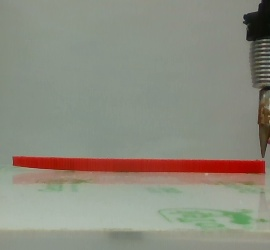
#> input picture images/z_height_8.05.jpg, 270 x 250 px, found by its file name
$ python ImageProcessing.py
#> lines starting #> are read from the running program, lines starting #| are printed output that depends on the picture; after the words box and inside, x2 and y2 are one past the last pixel; in counts of white or black regions, pixels touching at a corner belong together
### CANNY, DISTANCE CALCULATION, IMAGE PROCESSING
### SAMUEL WANG


import numpy as np
import cv2 as cv
from matplotlib import pyplot as plt
from PIL import Image
from sklearn.datasets import make_regression
from sklearn.model_selection import train_test_split
from sklearn.neighbors import KNeighborsRegressor
from sklearn.metrics import mean_squared_error, r2_score


def CannyProcess(image) -> list:
    '''
    Takes an image, processes it, and returns the edges
    :param image: the image to be processed by Canny
    :return: edges from cv.Canny
    '''
    # Reading in the Image
    src = cv.imread(image)

    # Convert to HSV
    img_hsv = cv.cvtColor(src, cv.COLOR_BGR2HSV)

    ## SHIFT HUE SPACE to decrease fuzziness on edges
    shift = 90
    img_hsv[:, :, 0] = (img_hsv[:, :, 0].astype(int) + shift) % 180

    # Bounds for color selection CHANGE THIS TO CHANGE WHAT COLOR IS PICKED UP
    lower_bound = np.array([0,90,0])
    upper_bound = np.array([100,255,255])

    # Create a mask around the color
    mask = cv.inRange(img_hsv, lower_bound, upper_bound)
    img_iso = cv.bitwise_and(src, src, mask=mask)

    # Dilation to close contours, also slightly expands the exact edge of shape
    # BUT expansion should be consistent from image to image
    kernel = np.ones((15,15), np.uint8)
    dilation = cv.dilate(mask,kernel,iterations = 1)
    src_processed = cv.blur(dilation, (3,3))

    # Canny Edge Detection
    threshold1 = 90
    threshold2 = 180
    edges = cv.Canny(src_processed, threshold1, threshold2)

    return edges


def createContours(edges: list, drawContours = False) -> list:
    '''
    Creates contours from Canny edges (hopefully closes the edges)
    :param edges: edges from cv.Canny()
    :param drawContours: whether or not to show the drawn contours. Defaults to False.
    :return: contours
    '''
    contours, _ = cv.findContours(edges, cv.RETR_EXTERNAL, cv.CHAIN_APPROX_NONE)
    # Note: RETR_EXTERNAL tries to only return an outermost contour (ex. if a contour is inside another contour, it is ignored)
    # Note: CHAIN_APPROX_NONE just means we want ALL points detected back instead of simplifying

    if drawContours:
        drawing = np.zeros((edges.shape[0], edges.shape[1], 3), dtype=np.uint8)
        for i in range(len(contours)):
            cv.drawContours(drawing, contours, i, (255, 255, 255))
        # Window
        cv.namedWindow("Contours", cv.WINDOW_NORMAL)
        cv.imshow('Contours', drawing)
        cv.waitKey()

    return contours


def maximumHeight(contours: list) -> float:
    '''
    Returns the maximum height/y-value of the input contours list
    :param contours: contours for the image to analyze
    :return: Maximum height of all points detected (float)
    '''
    # First: convert to x, y coordinates
    x1, y1 = list(), list()
    for i in contours:
        for j in i:
            row, col = j[0]
            x1.append(row)
            y1.append(-1 * col)

    return max(y1) * -1


def compareBoundingEdges(contours1: list, contours2: list, cutHeight: float, showCutImage = False) -> dict():
    '''
    Compares the two images' bounding boxes
    :param contours1: List of contours for the first image
    :param contours2: List of contours for the second image
    :param cutHeight: Data above this height will be ignored
    :return: A dictionary containing the number of pixel difference between the corners of each bounding box for each image
    '''
    # First: convert to x, y coordinates
    x1, y1, x2, y2 = list(), list(), list(), list()
    for i in contours1:
        for j in i:
            row, col = j[0]
            if col > cutHeight:
                x1.append(row)
                y1.append(-1 * col)

    for i in contours2:
        for j in i:
            row, col = j[0]
            if col > cutHeight:
                x2.append(row)
                y2.append(-1 * col)

    if showCutImage:
        plt.scatter(x1, y1, s = 1, color = 'red')
        plt.scatter(x2, y2, s = 1, color = 'blue')
        plt.title('Cut Image'), plt.xticks([]), plt.yticks([])
        plt.xlim(0, 2500)
        plt.ylim(-3000, 0)
        plt.show()

    # Find bounding box coordinates
    x1min, x1max, y1min, y1max = min(x1), max(x1), min(y1), max(y1)
    x2min, x2max, y2min, y2max = min(x2), max(x2), min(y2), max(y2)

    print('Bounding Box Edges:')
    print(x1min, x1max, y1min, y1max)
    print(x2min, x2max, y2min, y2max)

    # Find differences
    differences = {'Leftmost Point' : x1min - x2min, 'Bottommost Point': y1min - y2min,
                   'Rightmost Point' : x1max - x2max, 'Topmost Point' : y1max - y2max}

    return differences


def closestPointComparison(contours1: list, contours2: list, cutHeight: float, distance_threshold = 15) -> bool:
    '''
    Compares every point to its closest point on the other image.
    :param contours1: List of contours for the first image
    :param contours2: List of contours for the second image
    :param cutHeight: Data above this height will be ignored
    :return: Boolean stating whether the image is similar/warping is detected. TRUE means it is similar. FALSE means it is different.
    '''
    # First: convert to x, y coordinates
    xy1, xy2 = list(), list()
    for i in contours1:
        for j in i:
            row, col = j[0]
            if col > cutHeight:
                xy1.append((row, -1*col))

    for i in contours2:
        for j in i:
            row, col = j[0]
            if col > cutHeight:
                xy2.append((row, -1 * col))

    xy1, xy2 = np.array(xy1), np.array(xy2)

    # Find closest point in xy2 for each point in xy1
    for point in xy1:
        distances = np.linalg.norm(xy2 - point, axis=1)
        min_index = np.argmin(distances)
        # print(distances[min_index]) for debugging
        if distances[min_index] > distance_threshold: # If closest point is above threshold, return False
            return False

    # Otherwise, return True
    return True


# [56 lines left out: functions kNNComparison, plotEdgesonImage, not called in this run]


if __name__ == "__main__":
   # Example of how to run these functions

    # Canny Edges / Contours
    edges1 = CannyProcess('z_height_8.05.jpg')
#> in CannyProcess, src is the input picture: shape (250, 270, 3); mean B, G, R 127.7, 140.2, 140.5
#> in CannyProcess, `img_hsv = cv.cvtColor(src, cv.COLOR_BGR2HSV)`: img_hsv: shape (250, 270, 3); mean H, S, V 45.4, 35.4, 147.9
#> in CannyProcess, `img_hsv[:, :, 0] = (img_hsv[:, :, 0].astype(int) + shift) % 180`: img_hsv: shape (250, 270, 3); mean H, S, V 135.2, 35.4, 147.9
#> in CannyProcess, `mask = cv.inRange(img_hsv, lower_bound, upper_bound)`:
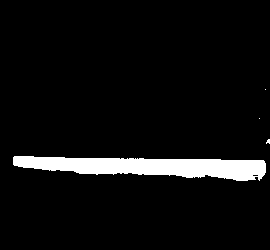
#> mask: shape (250, 270); 6% white; 4 white regions (3 under 20 px), largest, box (x1, y1, x2, y2) and area: (13, 156, 266, 181) 4041
#> in CannyProcess, `dilation = cv.dilate(mask,kernel,iterations = 1)`: dilation: shape (250, 270); 13% white; 4 white regions, box (x1, y1, x2, y2) and area: (6, 149, 270, 188) 8158, (252, 111, 267, 126) 225, (259, 132, 270, 151) 205, (258, 82, 270, 97) 180
#> in CannyProcess, `edges = cv.Canny(src_processed, threshold1, threshold2)`: edges: shape (250, 270); 1% white in thin lines or dots, all inside (x1, y1, x2, y2) = (5, 81, 270, 188)
    # edges1 = CannyProcess('z_height_10.05.jpg')
    # edges1 = CannyProcess('z_height_15.25.jpg')
    edges2 = CannyProcess('z_height_6.45.jpg')
#> call 2 of CannyProcess, with image = 'z_height_6.45.jpg'
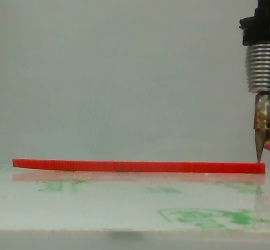
#> input picture images/z_height_6.45.jpg, 270 x 250 px, found by its file name
#> in CannyProcess, src is the input picture: shape (250, 270, 3); mean B, G, R 128.2, 141.3, 140.3
#> in CannyProcess (call 2), `img_hsv = cv.cvtColor(src, cv.COLOR_BGR2HSV)`: img_hsv: shape (250, 270, 3); mean H, S, V 45, 34.3, 147.7
#> in CannyProcess (call 2), `img_hsv[:, :, 0] = (img_hsv[:, :, 0].astype(int) + shift) % 180`: img_hsv: shape (250, 270, 3); mean H, S, V 134.7, 34.3, 147.7
#> in CannyProcess (call 2), `mask = cv.inRange(img_hsv, lower_bound, upper_bound)`:
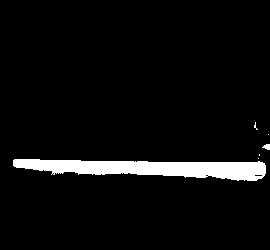
#> mask: shape (250, 270); 5.2% white; 6 white regions (4 under 20 px), largest, box (x1, y1, x2, y2) and area: (13, 159, 266, 181) 3493, (262, 144, 270, 150) 33
#> in CannyProcess (call 2), `img_iso = cv.bitwise_and(src, src, mask=mask)`:
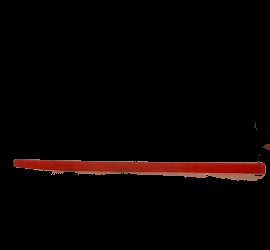
#> img_iso: shape (250, 270, 3); mean B, G, R 2.2, 2.9, 8.2
#> in CannyProcess (call 2), `dilation = cv.dilate(mask,kernel,iterations = 1)`:
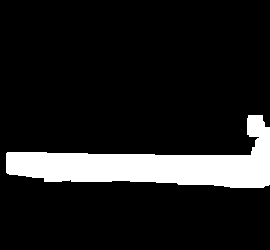
#> dilation: shape (250, 270); 12.3% white; 1 white region, box (x1, y1, x2, y2) and area: (6, 115, 270, 188) 8303
#> in CannyProcess (call 2), `edges = cv.Canny(src_processed, threshold1, threshold2)`:
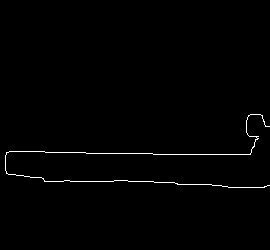
#> edges: shape (250, 270); 0.91% white in thin lines or dots, all inside (x1, y1, x2, y2) = (5, 114, 270, 188)
    # edges2 = CannyProcess('z_height_2.05.jpg')

    contours1 = createContours(edges1)
#> in createContours, `contours, _ = cv.findContours(edges, cv.RETR_EXTERNAL, cv.CHAIN_APPROX..`: contours = 4 contours, 3 with area under 20; largest, box (x1, y1, x2, y2) and area: (251, 110, 267, 126) 218
#> contours1 has the same summary as contours in createContours
    contours2 = createContours(edges2)
#> in createContours (call 2), `contours, _ = cv.findContours(edges, cv.RETR_EXTERNAL, cv.CHAIN_APPROX..`: contours = 1 contour, all with area under 20
#> contours2 = 1 contour, all with area under 20

    # Get maximum height for one of these contours (can use this to determine cutHeight for comparison)
    print('Maximum Height:')
    print(maximumHeight(contours1))
#> the loop in maximumHeight, `for i in contours:` made 4 passes
#> after the loop in maximumHeight, `for i in contours:`: x1 = 1295 values, max 269 at index 289, min 5 at index 6, mean 151.9; y1 = 1295 values, max -81 at index 1225, min -187 at index 248, mean -158
#| 81

    try:
        # Difference using Bounding Box Method, cutHeight is adjustable depending on your requirements
        differences = compareBoundingEdges(contours1, contours2, cutHeight = maximumHeight(contours2) + 40, showCutImage = True)
#> the loop in maximumHeight (call 2), `for i in contours:` made 1 pass
#> in compareBoundingEdges, `x1, y1, x2, y2 = list(), list(), list(), list()`: x1 = []
#> the loop in compareBoundingEdges, `for i in contours1:` made 4 passes
#> after the loop in compareBoundingEdges, `for i in contours1:`: x1 = 561 values, max 269 at index 280, min 5 at index 0, mean 129.7; y1 = 561 values, max -155 at index 0, min -187 at index 239, mean -180.2
#> the loop in compareBoundingEdges, `for i in contours2:` made 1 pass
#> after the loop in compareBoundingEdges, `for i in contours2:`: x2 = 564 values, max 269 at index 282, min 5 at index 0, mean 128.7; y2 = 564 values, max -155 at index 0, min -187 at index 241, mean -180.7
#> in compareBoundingEdges, `plt.show()`:
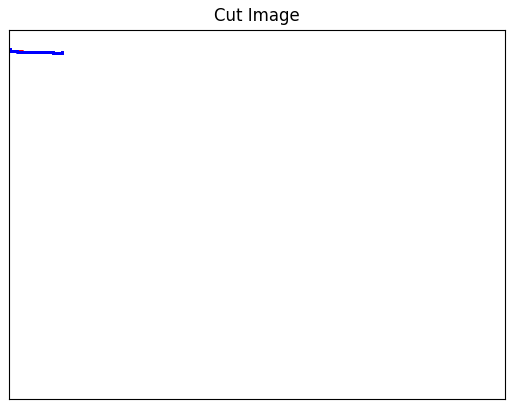
#> figure drawn by matplotlib, 1 panel
#> in compareBoundingEdges, `x1min, x1max, y1min, y1max = min(x1), max(x1), min(y1), max(y1)`: x1min = 5; x1max = 269; y1min = -187; y1max = -155
#> in compareBoundingEdges, `x2min, x2max, y2min, y2max = min(x2), max(x2), min(y2), max(y2)`: x2min = 5; x2max = 269; y2min = -187; y2max = -155
#| 5 269 -187 -155
#| 5 269 -187 -155
#> in compareBoundingEdges, `differences = {'Leftmost Point' : x1min - x2min, 'Bottommost Point': y..`: differences = {'Leftmost Point': 0, 'Bottommost Point': 0, 'Rightmost Point': 0, 'Topmost Point': 0}
        # print('Bounding Box Differences:')
        # print(differences)

        # Difference comparing Point by Point
        print(closestPointComparison(contours1, contours2, cutHeight = maximumHeight(contours2) + 40, distance_threshold = 5))
#> in closestPointComparison, `xy1, xy2 = list(), list()`: xy1 = []
#> the loop in closestPointComparison, `for i in contours1:` made 4 passes
#> after the loop in closestPointComparison, `for i in contours1:`: xy1 = 561 pairs, first value 5 to 269, second value -187 to -155
#> the loop in closestPointComparison, `for i in contours2:` made 1 pass
#> after the loop in closestPointComparison, `for i in contours2:`: xy2 = 564 pairs, first value 5 to 269, second value -187 to -155
#> the loop in closestPointComparison, `for point in xy1:` made 561 passes
#> (point, min_index) on passes 1 to 3: ([5, -155], 0), ([5, -156], 1), ([5, -157], 2)
#| True
    except ValueError: # If you cut/filter too low, then there will be no points, this error catches it!
        print('Empty after cutting height')
    except:
        print('An unexpected error has occured.')
